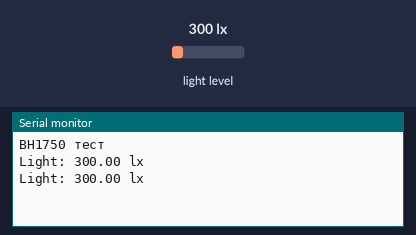
The sketch below on a simulated Arduino Uno, built with avr-gcc and run on an emulated ATmega328P. Parts: the last lines printed to the serial monitor. The test bench sets the inputs (shaded band); at power-on: light level 300 lx.

Above: at 1.8 s.
1.9 s: light level set to 40 lx
At 2.8 s:
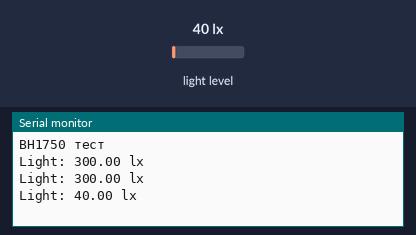
3.4 s: light level set to 500 lx
At 4.8 s:
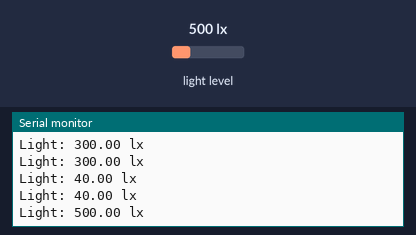
Timing chart, 0 to 6.4 s (numbered marks = the images above; inputs shaded):
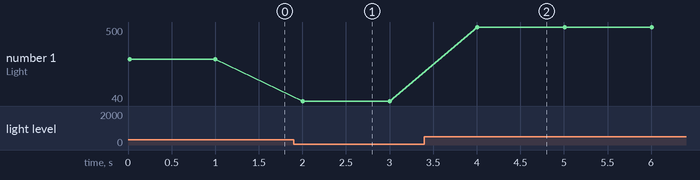

The sketch:

light.ino
```cpp
#include <Wire.h> // Подключяем библиотеку Wire (для I2C)
#include <BH1750.h> // Подключяем библиотеку для bh1750

BH1750 lightMeter; // Объявляем объект lightMeter

void setup() {
  Serial.begin(9600); // Запускаем последовательный порт
  Wire.begin(); // Инициализируем шину I2C
  lightMeter.begin(); // Инициализируем и запускаем BH1750
  Serial.println(F("BH1750 тест"));
}

void loop() {
  float lux = lightMeter.readLightLevel(); //Считываем показания
  Serial.print("Light: "); // Отправляем значение освещенности в последовательный порт
  Serial.print(lux);
  Serial.println(" lx");
  delay(1000); // раз в секунду, пока что с делай
}
```

Measured:
- after the input at 1.9 s, the serial monitor: prints a new line after 0.10 s (image 1)
- after the input at 3.4 s, the serial monitor: prints a new line after 0.61 s (image 2)
- plotted number 1: 300 → 40 after the input at 1.9 s, 40 → 500 after the input at 3.4 s
